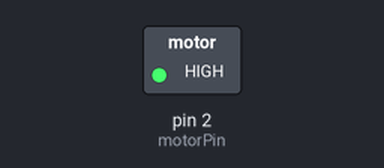
This sketch was run on a simulated Arduino Uno, built with avr-gcc and run on an emulated ATmega328P. Shown: switched loads named in the sketch (green lamp = pin HIGH).

Above: at 0.1 s.
Timing chart, 0 to 1.6 s (numbered marks = the images above):
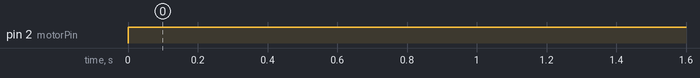

The sketch:

setup.ino
```cpp
const byte motorPin = 2;

void setup() {
    pinMode(motorPin, OUTPUT);
}

void loop() {
    analogWrite(motorPin, 150);
}
```

Measured:
- by itself, pin 2 (motorPin): LOW → HIGH at 0.00 s
